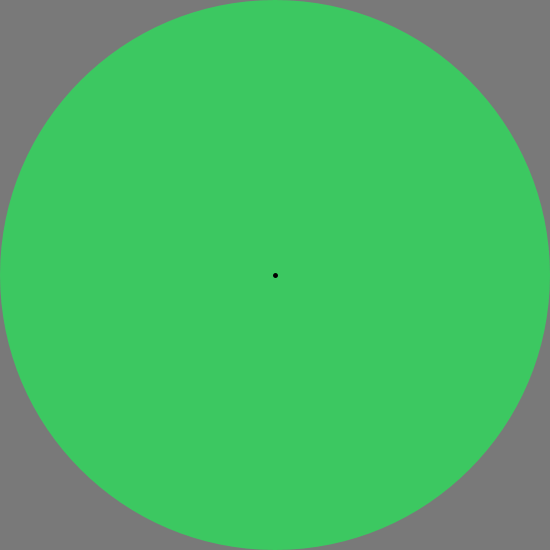
Frame 1 (no input)
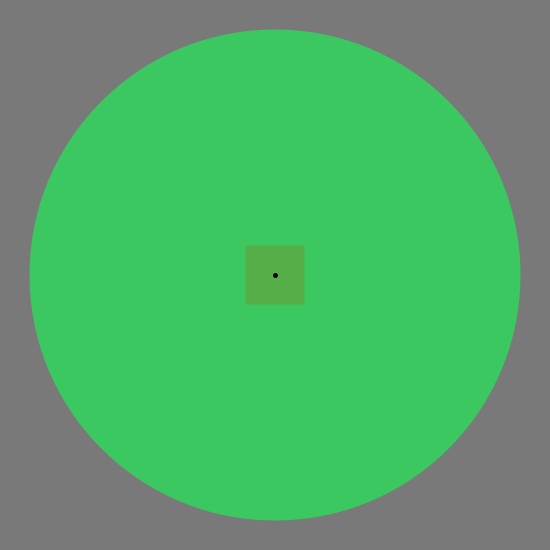
Frame 60 (the mouse pressed at the canvas centre just before this capture)
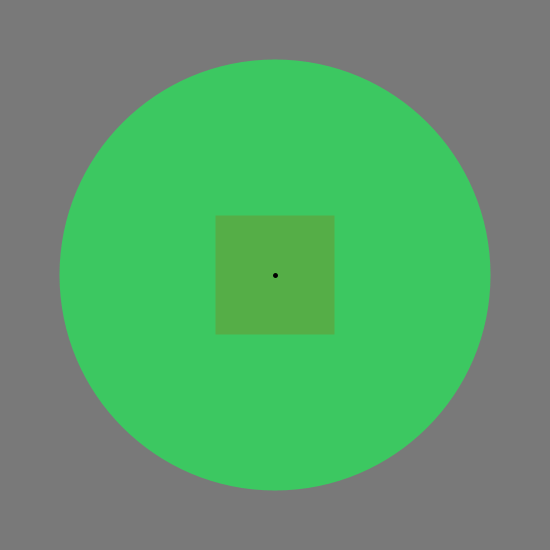
Frame 120 (the mouse held since frame 60 and released just before this capture)

The Processing sketch that drew these frames (run headless with seeded random() and noise(); from frame 60 on, the mouse is pressed at the canvas centre):

// Processing sketch: reverse
// ── reverse.pde
/*
  David Valencia
 Gaming I
 
 */

//circle
float circlesize;
float circlefade;
//line
float lineheight;
//rectangle
float rectsize;
float rectcolor2;
float rectfade;
void setup()
{
  size(550, 550);
  //circle
  circlesize = width;
  circlefade = 200;
  //line
  lineheight = height/2;
  //rectangle
  rectsize = 0;
  rectcolor2 = #7F8906;
  rectfade = 450;
}


void draw()
{
  noStroke();
  background(#797979);


  //rectangle
  fill(#EE0002, rectfade);
  rectMode(CENTER);
  rect(width/2, height/2, rectsize, rectsize);
  //rectsize
  rectsize = rectsize+1;

  /*if (rectsize >= height+10 )
   {
   rectsize = 0;
   }*/
  //circle
  fill(#2BDE5B, circlefade);
  ellipse(width/2, height/2, circlesize, circlesize);
  circlesize = circlesize-1;
  //circlefade = circlefade-1;
  //sizereset
  /*if (circlesize <=-1)
   {
   circlesize = width;
   }
   */

  //Line
  strokeWeight(5);
  stroke(1);
  line(width/2, height/2, width/2, lineheight);

  if (rectsize >= height/2+10)
  {
    lineheight = lineheight+1;
  }

  if (lineheight >= height)
  {
    lineheight = height/2;
    rectsize = 0;
    circlesize = width;
  }
}
